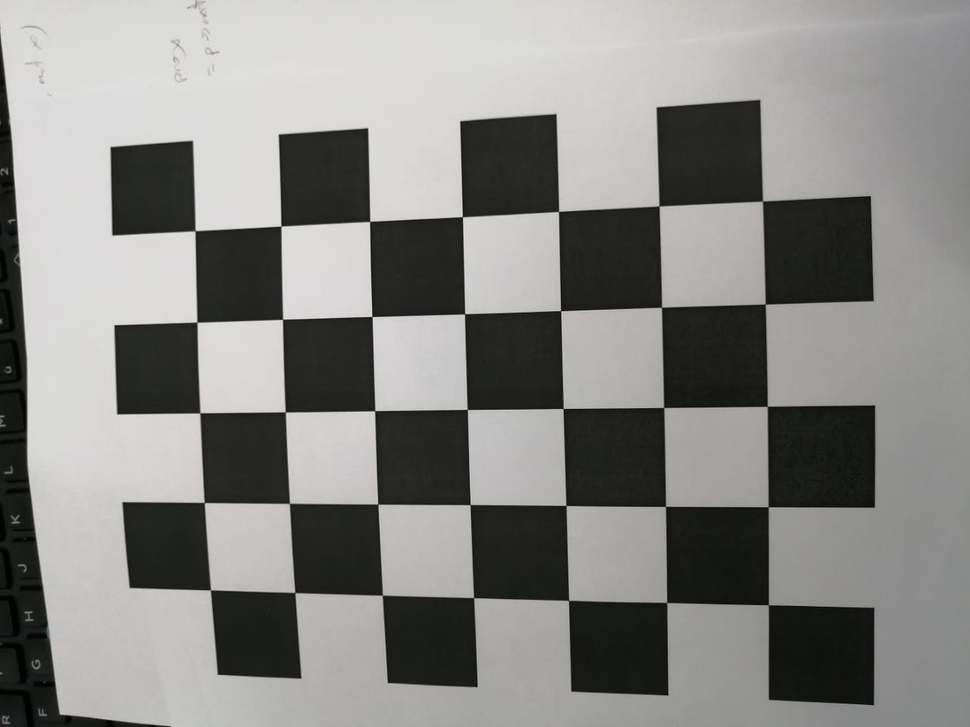
#> input picture calibration/1/left1.jpeg, 970 x 727 px, shrunk from 1280 x 960 before the run; its folder holds only this picture in this run
$ python calibration.py
#> lines starting #> are read from the running program, lines starting #| are printed output that depends on the picture; after the words box and inside, x2 and y2 are one past the last pixel; in counts of white or black regions, pixels touching at a corner belong together
import numpy as np
import cv2
import glob

# termination criteria
criteria = (cv2.TERM_CRITERIA_EPS + cv2.TERM_CRITERIA_MAX_ITER, 30, 0.001)

# prepare object points, like (0,0,0), (1,0,0), (2,0,0) ....,(6,5,0)
objp = np.zeros((6*7,3), np.float32)
objp[:,:2] = np.mgrid[0:7,0:6].T.reshape(-1,2)

# Arrays to store object points and image points from all the images.
objpoints = [] # 3d point in real world space
imgpoints = [] # 2d points in image plane.

images = glob.glob('1/*.jpeg')
print(images)

for fname in images:
    print(fname)
    img = cv2.imread(fname)
#> img is the input picture: shape (727, 970, 3); mean B, G, R 133.1, 134.9, 135.7
    #cv2.imshow('img2',img)
    #cv2.waitKey(0)
    gray = cv2.cvtColor(img,cv2.COLOR_BGR2GRAY)
    cv2.imshow('img2',gray)
    cv2.waitKey(0)
    # Find the chess board corners
    ret, corners = cv2.findChessboardCorners(gray, (7,5),None)
#> ret = True; corners = 35 rows, first 8: [195.1, 230.7], [280.8, 226], [369.7, 221.4], [462.4, 216.7], [558.5, 211.5], [659, 206.2], [762.4, 201.1], [197, 322.2]

    # If found, add object points, image points (after refining them)
    print(ret)
#| True
    if ret == True:
        objpoints.append(objp)

        corners2 = cv2.cornerSubPix(gray,corners,(11,11),(-1,-1),criteria)
#> corners2 = 35 rows, first 8: [195.1, 230.7], [280.9, 226.1], [369.7, 221.4], [462.4, 216.7], [558.5, 211.4], [659, 206], [762.5, 201.1], [196.9, 322.2]
        imgpoints.append(corners2)

        # Draw and display the corners
        img = cv2.drawChessboardCorners(img, (7,5), corners2,ret)
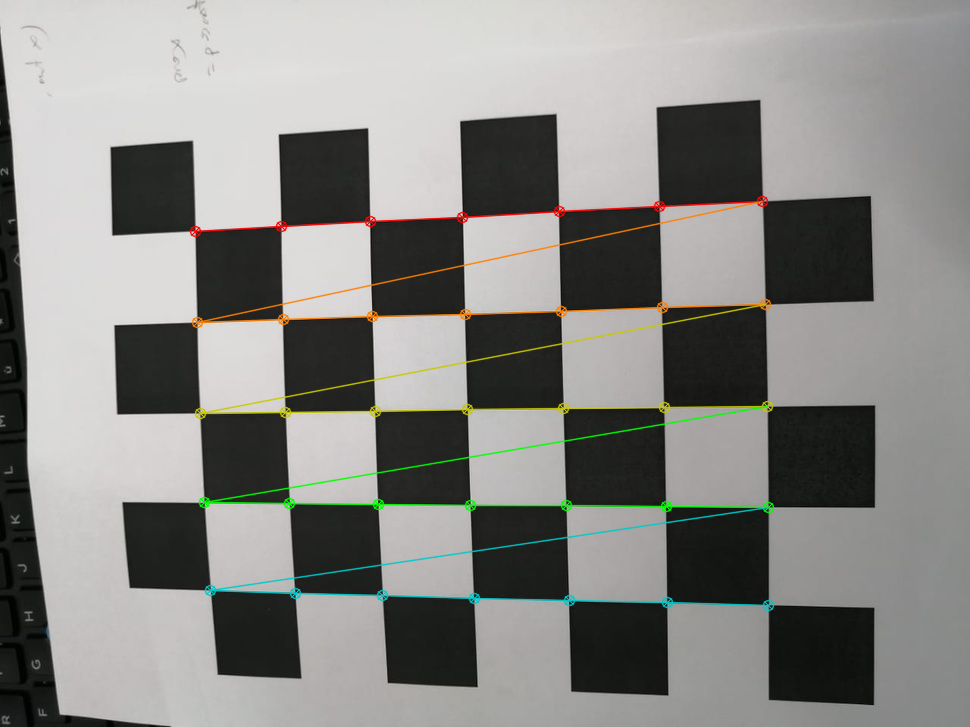
#> img: shape (727, 970, 3); 2.56% of pixels changed, all inside (x1, y1, x2, y2) = (189, 195, 775, 612)
        cv2.imshow('img',img)
        cv2.waitKey(0)

cv2.destroyAllWindows()

$ run again, on calibration/1/normal1.jpeg
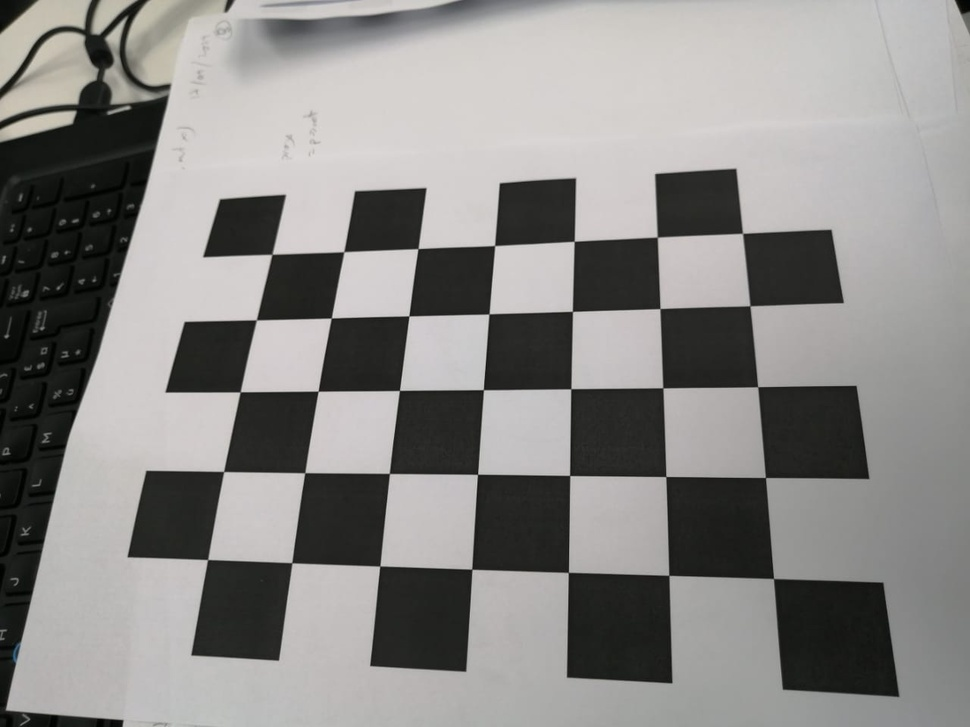
#> input picture calibration/1/normal1.jpeg, 970 x 727 px, shrunk from 1280 x 960 before the run
#> img is the input picture: shape (727, 970, 3); mean B, G, R 133.8, 135.7, 137.1
#> ret = True; corners = 35 rows, first 8: [272, 254.4], [343.8, 251.7], [418, 248.6], [494.6, 245.5], [574.2, 241.3], [657.3, 237.2], [742.5, 233.4], [256.4, 319.8]
#| True
#> corners2 = 35 rows, first 8: [271.9, 254.3], [343.8, 251.7], [418, 248.6], [494.6, 245.6], [574.2, 241.3], [657.3, 237.1], [742.5, 233.3], [256.3, 319.9]
#> `img = cv2.drawChessboardCorners(img, (7,5), corners2,ret)`:
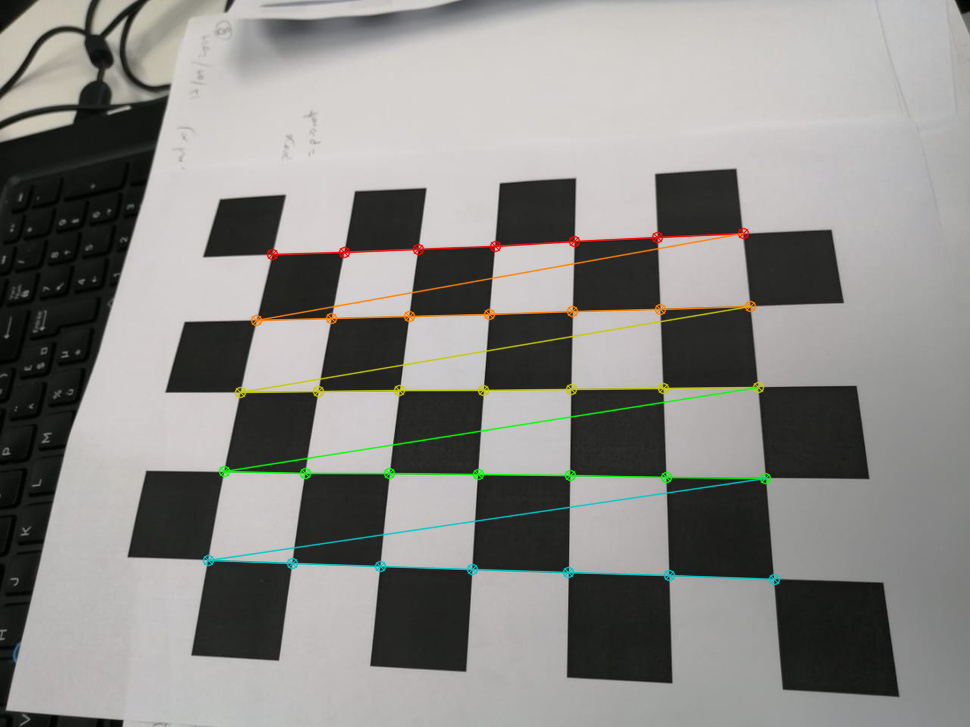
#> img: shape (727, 970, 3); 2.39% of pixels changed, all inside (x1, y1, x2, y2) = (202, 227, 781, 586)

$ run again, on calibration/1/right1.jpeg
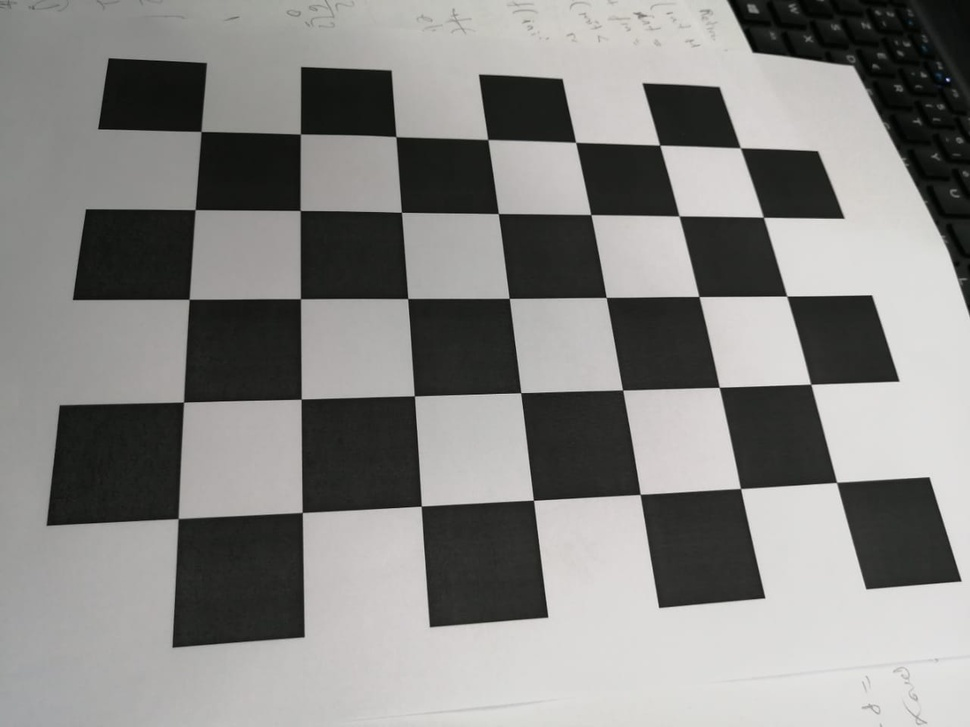
#> input picture calibration/1/right1.jpeg, 970 x 727 px, shrunk from 1280 x 960 before the run
#> img is the input picture: shape (727, 970, 3); mean B, G, R 130.7, 132.9, 133.5
#> ret = True; corners = 35 rows, first 8: [201, 131.5], [300.4, 134], [395.9, 136.6], [487.8, 139.5], [575.6, 142.3], [659.7, 145.1], [740.2, 147.7], [195.1, 209.6]
#| True
#> corners2 = 35 rows, first 8: [201.1, 131.4], [300.4, 134.1], [395.9, 136.6], [487.8, 139.5], [575.6, 142.3], [659.7, 145.1], [740.3, 147.8], [195.1, 209.6]
#> `img = cv2.drawChessboardCorners(img, (7,5), corners2,ret)`:
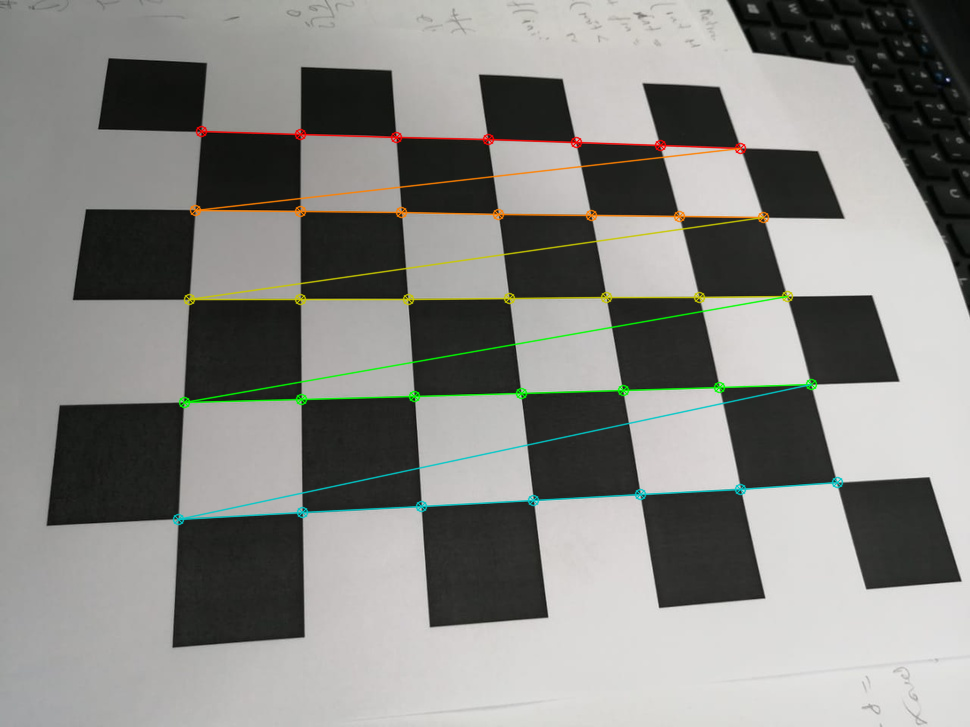
#> img: shape (727, 970, 3); 2.68% of pixels changed, all inside (x1, y1, x2, y2) = (172, 125, 844, 526)
